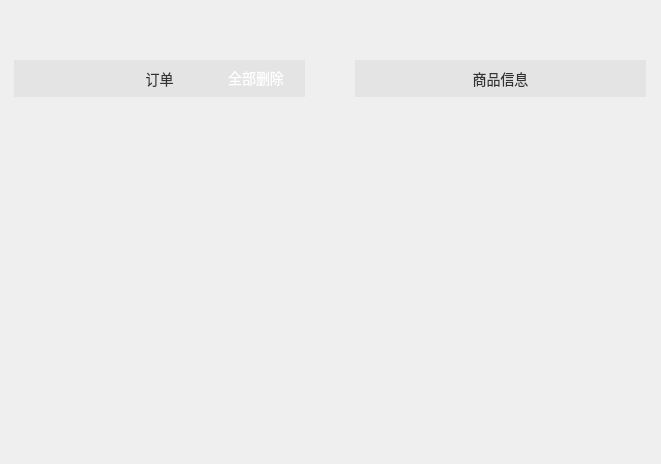
<?xml version="1.0" encoding="UTF-8"?>
<ui version="4.0">
 <class>PendingDlg</class>
 <widget class="QDialog" name="PendingDlg">
  <property name="geometry">
   <rect>
    <x>0</x>
    <y>0</y>
    <width>661</width>
    <height>464</height>
   </rect>
  </property>
  <property name="minimumSize">
   <size>
    <width>661</width>
    <height>464</height>
   </size>
  </property>
  <property name="windowTitle">
   <string>Dialog</string>
  </property>
  <layout class="QVBoxLayout" name="verticalLayout">
   <property name="spacing">
    <number>0</number>
   </property>
   <property name="leftMargin">
    <number>0</number>
   </property>
   <property name="topMargin">
    <number>0</number>
   </property>
   <property name="rightMargin">
    <number>0</number>
   </property>
   <property name="bottomMargin">
    <number>0</number>
   </property>
   <item>
    <widget class="TitleBarWidget" name="titleWidget" native="true">
     <property name="minimumSize">
      <size>
       <width>0</width>
       <height>40</height>
      </size>
     </property>
     <property name="maximumSize">
      <size>
       <width>16777215</width>
       <height>16777215</height>
      </size>
     </property>
    </widget>
   </item>
   <item>
    <widget class="QWidget" name="mainBackgroundWidget" native="true">
     <property name="styleSheet">
      <string notr="true">QWidget#mainBackgroundWidget{
	border-image: url(:/shareImages/dlg_background.png);
}</string>
     </property>
     <layout class="QHBoxLayout" name="horizontalLayout">
      <property name="spacing">
       <number>0</number>
      </property>
      <property name="leftMargin">
       <number>0</number>
      </property>
      <property name="topMargin">
       <number>0</number>
      </property>
      <property name="rightMargin">
       <number>0</number>
      </property>
      <property name="bottomMargin">
       <number>0</number>
      </property>
      <item>
       <spacer name="horizontalSpacer">
        <property name="orientation">
         <enum>Qt::Horizontal</enum>
        </property>
        <property name="sizeHint" stdset="0">
         <size>
          <width>20</width>
          <height>20</height>
         </size>
        </property>
       </spacer>
      </item>
      <item>
       <widget class="QWidget" name="widget_3" native="true">
        <property name="minimumSize">
         <size>
          <width>291</width>
          <height>383</height>
         </size>
        </property>
        <property name="maximumSize">
         <size>
          <width>291</width>
          <height>383</height>
         </size>
        </property>
        <layout class="QVBoxLayout" name="verticalLayout_2">
         <property name="spacing">
          <number>0</number>
         </property>
         <property name="leftMargin">
          <number>0</number>
         </property>
         <property name="topMargin">
          <number>0</number>
         </property>
         <property name="rightMargin">
          <number>0</number>
         </property>
         <property name="bottomMargin">
          <number>0</number>
         </property>
         <item>
          <widget class="QWidget" name="widget_6" native="true">
           <property name="minimumSize">
            <size>
             <width>191</width>
             <height>37</height>
            </size>
           </property>
           <property name="maximumSize">
            <size>
             <width>291</width>
             <height>37</height>
            </size>
           </property>
           <property name="styleSheet">
            <string notr="true">background-color:#e5e4e4;
</string>
           </property>
           <widget class="QLabel" name="label_2">
            <property name="geometry">
             <rect>
              <x>0</x>
              <y>0</y>
              <width>291</width>
              <height>37</height>
             </rect>
            </property>
            <property name="minimumSize">
             <size>
              <width>0</width>
              <height>37</height>
             </size>
            </property>
            <property name="maximumSize">
             <size>
              <width>16777215</width>
              <height>37</height>
             </size>
            </property>
            <property name="styleSheet">
             <string notr="true">QLabel{
	font-size:14px;
	color:#333333;
	font-family:&quot;微软雅黑&quot;;
}
</string>
            </property>
            <property name="text">
             <string>订单</string>
            </property>
            <property name="alignment">
             <set>Qt::AlignCenter</set>
            </property>
           </widget>
           <widget class="QPushButton" name="clearButton">
            <property name="geometry">
             <rect>
              <x>200</x>
              <y>3</y>
              <width>90</width>
              <height>40</height>
             </rect>
            </property>
            <property name="minimumSize">
             <size>
              <width>90</width>
              <height>40</height>
             </size>
            </property>
            <property name="maximumSize">
             <size>
              <width>90</width>
              <height>40</height>
             </size>
            </property>
            <property name="focusPolicy">
             <enum>Qt::NoFocus</enum>
            </property>
            <property name="styleSheet">
             <string notr="true">QPushButton{
	color:#ffffff;
	font-size: 14px;
    font-family: &quot;微软雅黑&quot;;
	padding-top:-10px;
	padding-left:-6px;
	border:none;
	background-image: url(:/pendingImage/deleteAllOrder.png);
}

QPushButton:pressed{
	
	background-image: url(:/pendingImage/deleteAllOrder_pressed.png);
}

</string>
            </property>
            <property name="text">
             <string>全部删除</string>
            </property>
           </widget>
          </widget>
         </item>
         <item>
          <widget class="PendingListWidget" name="pendingListWidget" native="true"/>
         </item>
        </layout>
       </widget>
      </item>
      <item>
       <widget class="QWidget" name="widget_5" native="true">
        <property name="minimumSize">
         <size>
          <width>50</width>
          <height>476</height>
         </size>
        </property>
        <property name="maximumSize">
         <size>
          <width>50</width>
          <height>476</height>
         </size>
        </property>
        <layout class="QGridLayout" name="gridLayout">
         <property name="leftMargin">
          <number>0</number>
         </property>
         <property name="topMargin">
          <number>0</number>
         </property>
         <property name="rightMargin">
          <number>0</number>
         </property>
         <property name="bottomMargin">
          <number>0</number>
         </property>
         <property name="spacing">
          <number>0</number>
         </property>
         <item row="0" column="0">
          <spacer name="verticalSpacer">
           <property name="orientation">
            <enum>Qt::Vertical</enum>
           </property>
           <property name="sizeType">
            <enum>QSizePolicy::Fixed</enum>
           </property>
           <property name="sizeHint" stdset="0">
            <size>
             <width>20</width>
             <height>108</height>
            </size>
           </property>
          </spacer>
         </item>
         <item row="1" column="0">
          <widget class="QLabel" name="arrowLabel">
           <property name="minimumSize">
            <size>
             <width>25</width>
             <height>25</height>
            </size>
           </property>
           <property name="maximumSize">
            <size>
             <width>25</width>
             <height>25</height>
            </size>
           </property>
           <property name="styleSheet">
            <string notr="true">background-image: url(:/pendingImage/arrow.png);</string>
           </property>
           <property name="text">
            <string/>
           </property>
          </widget>
         </item>
         <item row="2" column="0">
          <spacer name="verticalSpacer_2">
           <property name="orientation">
            <enum>Qt::Vertical</enum>
           </property>
           <property name="sizeHint" stdset="0">
            <size>
             <width>20</width>
             <height>40</height>
            </size>
           </property>
          </spacer>
         </item>
        </layout>
       </widget>
      </item>
      <item>
       <widget class="QWidget" name="widget_4" native="true">
        <property name="minimumSize">
         <size>
          <width>291</width>
          <height>383</height>
         </size>
        </property>
        <property name="maximumSize">
         <size>
          <width>291</width>
          <height>383</height>
         </size>
        </property>
        <layout class="QVBoxLayout" name="verticalLayout_3">
         <property name="spacing">
          <number>0</number>
         </property>
         <property name="leftMargin">
          <number>0</number>
         </property>
         <property name="topMargin">
          <number>0</number>
         </property>
         <property name="rightMargin">
          <number>0</number>
         </property>
         <property name="bottomMargin">
          <number>0</number>
         </property>
         <item>
          <widget class="QLabel" name="label_3">
           <property name="minimumSize">
            <size>
             <width>291</width>
             <height>37</height>
            </size>
           </property>
           <property name="maximumSize">
            <size>
             <width>16777215</width>
             <height>37</height>
            </size>
           </property>
           <property name="styleSheet">
            <string notr="true">QLabel{
	font-size:14px;
	color:#333333;
	font-family:&quot;微软雅黑&quot;;
	background-color:#e5e4e4;
}</string>
           </property>
           <property name="text">
            <string>商品信息</string>
           </property>
           <property name="alignment">
            <set>Qt::AlignCenter</set>
           </property>
          </widget>
         </item>
         <item>
          <widget class="GoodsSellListWidget" name="goodsSellListWidget" native="true"/>
         </item>
        </layout>
       </widget>
      </item>
      <item>
       <spacer name="horizontalSpacer_2">
        <property name="orientation">
         <enum>Qt::Horizontal</enum>
        </property>
        <property name="sizeHint" stdset="0">
         <size>
          <width>20</width>
          <height>20</height>
         </size>
        </property>
       </spacer>
      </item>
     </layout>
    </widget>
   </item>
  </layout>
 </widget>
 <customwidgets>
  <customwidget>
   <class>GoodsSellListWidget</class>
   <extends>QWidget</extends>
   <header>GoodsSellListWidget.h</header>
   <container>1</container>
  </customwidget>
  <customwidget>
   <class>TitleBarWidget</class>
   <extends>QWidget</extends>
   <header location="global">TitleBarWidget.h</header>
   <container>1</container>
  </customwidget>
  <customwidget>
   <class>PendingListWidget</class>
   <extends>QWidget</extends>
   <header>PendingListWidget.h</header>
   <container>1</container>
  </customwidget>
 </customwidgets>
 <resources/>
 <connections/>
</ui>
